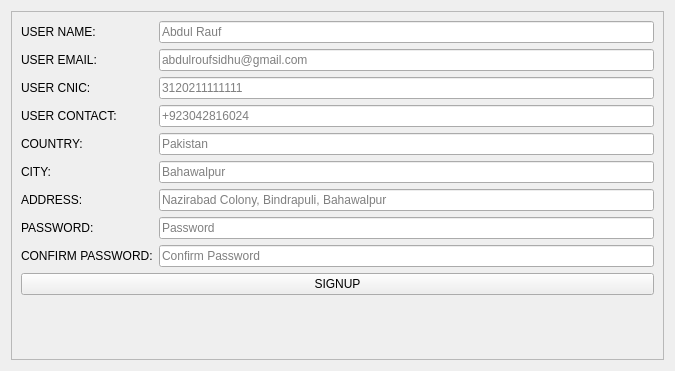
<?xml version="1.0" encoding="UTF-8"?>
<ui version="4.0">
 <class>Signup</class>
 <widget class="QWidget" name="Signup">
  <property name="geometry">
   <rect>
    <x>0</x>
    <y>0</y>
    <width>675</width>
    <height>371</height>
   </rect>
  </property>
  <property name="windowTitle">
   <string>Form</string>
  </property>
  <layout class="QGridLayout" name="gridLayout">
   <item row="0" column="0">
    <widget class="QScrollArea" name="scrollArea">
     <property name="widgetResizable">
      <bool>true</bool>
     </property>
     <widget class="QWidget" name="scrollAreaWidgetContents">
      <property name="geometry">
       <rect>
        <x>0</x>
        <y>0</y>
        <width>655</width>
        <height>351</height>
       </rect>
      </property>
      <layout class="QGridLayout" name="gridLayout_2">
       <item row="0" column="0">
        <layout class="QFormLayout" name="formLayout">
         <item row="0" column="0">
          <widget class="QLabel" name="label_8">
           <property name="text">
            <string>USER NAME:</string>
           </property>
          </widget>
         </item>
         <item row="0" column="1">
          <widget class="QLineEdit" name="le_name">
           <property name="placeholderText">
            <string>Abdul Rauf</string>
           </property>
          </widget>
         </item>
         <item row="1" column="0">
          <widget class="QLabel" name="label_9">
           <property name="text">
            <string>USER EMAIL:</string>
           </property>
          </widget>
         </item>
         <item row="1" column="1">
          <widget class="QLineEdit" name="le_email">
           <property name="placeholderText">
            <string>abdulroufsidhu@gmail.com</string>
           </property>
          </widget>
         </item>
         <item row="2" column="0">
          <widget class="QLabel" name="label_10">
           <property name="text">
            <string>USER CNIC:</string>
           </property>
          </widget>
         </item>
         <item row="2" column="1">
          <widget class="QLineEdit" name="le_cnic">
           <property name="placeholderText">
            <string>3120211111111</string>
           </property>
          </widget>
         </item>
         <item row="3" column="0">
          <widget class="QLabel" name="label_12">
           <property name="text">
            <string>USER CONTACT:</string>
           </property>
          </widget>
         </item>
         <item row="3" column="1">
          <widget class="QLineEdit" name="le_contact">
           <property name="placeholderText">
            <string>+923042816024</string>
           </property>
          </widget>
         </item>
         <item row="4" column="0">
          <widget class="QLabel" name="label_4">
           <property name="text">
            <string>COUNTRY:</string>
           </property>
          </widget>
         </item>
         <item row="4" column="1">
          <widget class="QLineEdit" name="le_country">
           <property name="placeholderText">
            <string>Pakistan</string>
           </property>
          </widget>
         </item>
         <item row="5" column="0">
          <widget class="QLabel" name="label_5">
           <property name="text">
            <string>CITY:</string>
           </property>
          </widget>
         </item>
         <item row="5" column="1">
          <widget class="QLineEdit" name="le_city">
           <property name="placeholderText">
            <string>Bahawalpur</string>
           </property>
          </widget>
         </item>
         <item row="6" column="0">
          <widget class="QLabel" name="label_6">
           <property name="text">
            <string>ADDRESS:</string>
           </property>
          </widget>
         </item>
         <item row="6" column="1">
          <widget class="QLineEdit" name="le_address">
           <property name="placeholderText">
            <string>Nazirabad Colony, Bindrapuli, Bahawalpur</string>
           </property>
          </widget>
         </item>
         <item row="7" column="0">
          <widget class="QLabel" name="label_16">
           <property name="text">
            <string>PASSWORD:</string>
           </property>
          </widget>
         </item>
         <item row="7" column="1">
          <widget class="QLineEdit" name="le_password">
           <property name="echoMode">
            <enum>QLineEdit::Password</enum>
           </property>
           <property name="placeholderText">
            <string>Password</string>
           </property>
          </widget>
         </item>
         <item row="8" column="0">
          <widget class="QLabel" name="label_17">
           <property name="text">
            <string>CONFIRM PASSWORD:</string>
           </property>
          </widget>
         </item>
         <item row="8" column="1">
          <widget class="QLineEdit" name="le_conf_password">
           <property name="echoMode">
            <enum>QLineEdit::Password</enum>
           </property>
           <property name="placeholderText">
            <string>Confirm Password</string>
           </property>
          </widget>
         </item>
        </layout>
       </item>
       <item row="1" column="0">
        <widget class="QPushButton" name="btn_signup">
         <property name="text">
          <string>SIGNUP</string>
         </property>
        </widget>
       </item>
       <item row="2" column="0">
        <spacer name="verticalSpacer">
         <property name="orientation">
          <enum>Qt::Vertical</enum>
         </property>
         <property name="sizeHint" stdset="0">
          <size>
           <width>20</width>
           <height>40</height>
          </size>
         </property>
        </spacer>
       </item>
      </layout>
     </widget>
    </widget>
   </item>
  </layout>
 </widget>
 <resources/>
 <connections/>
</ui>
